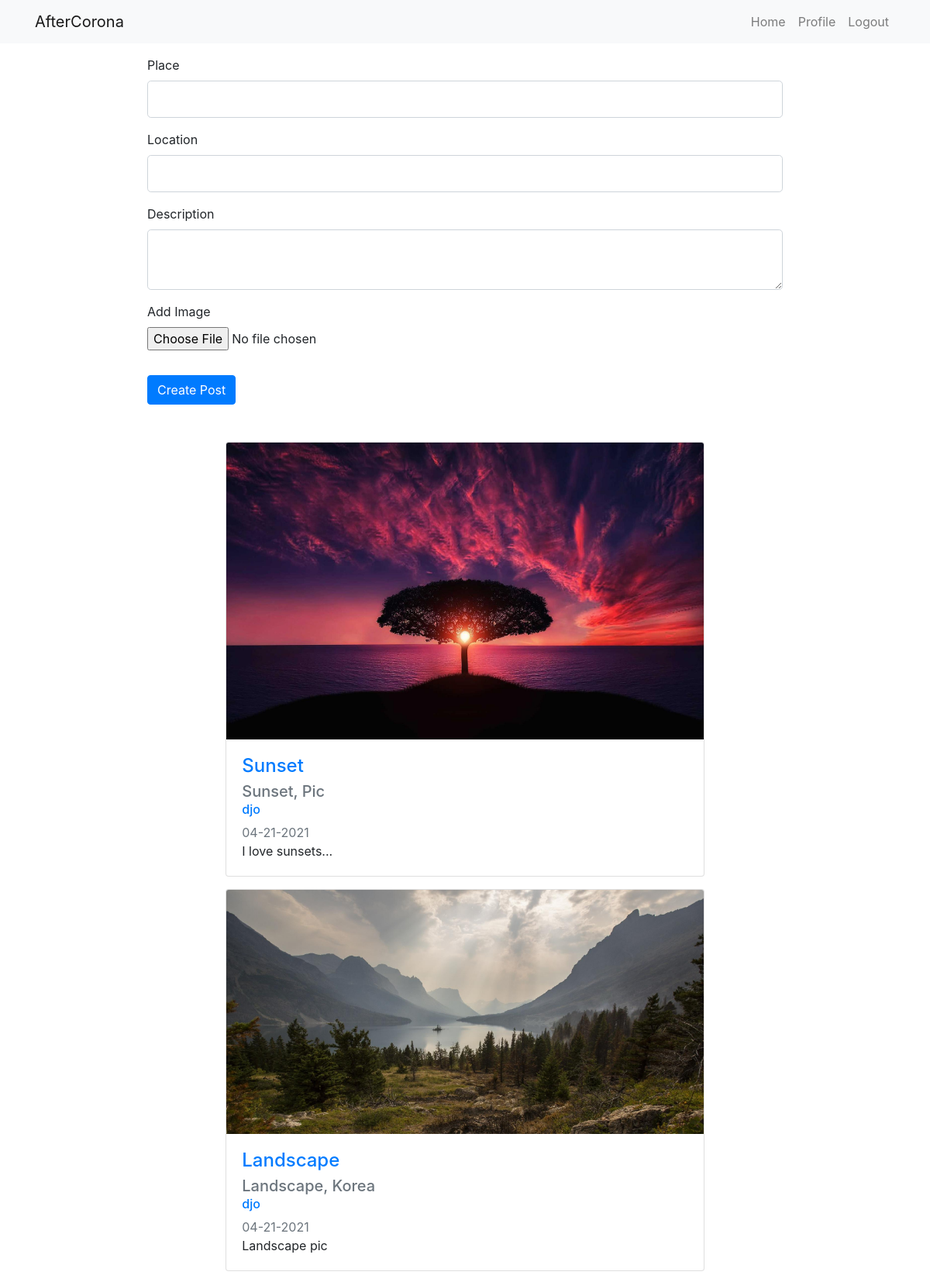
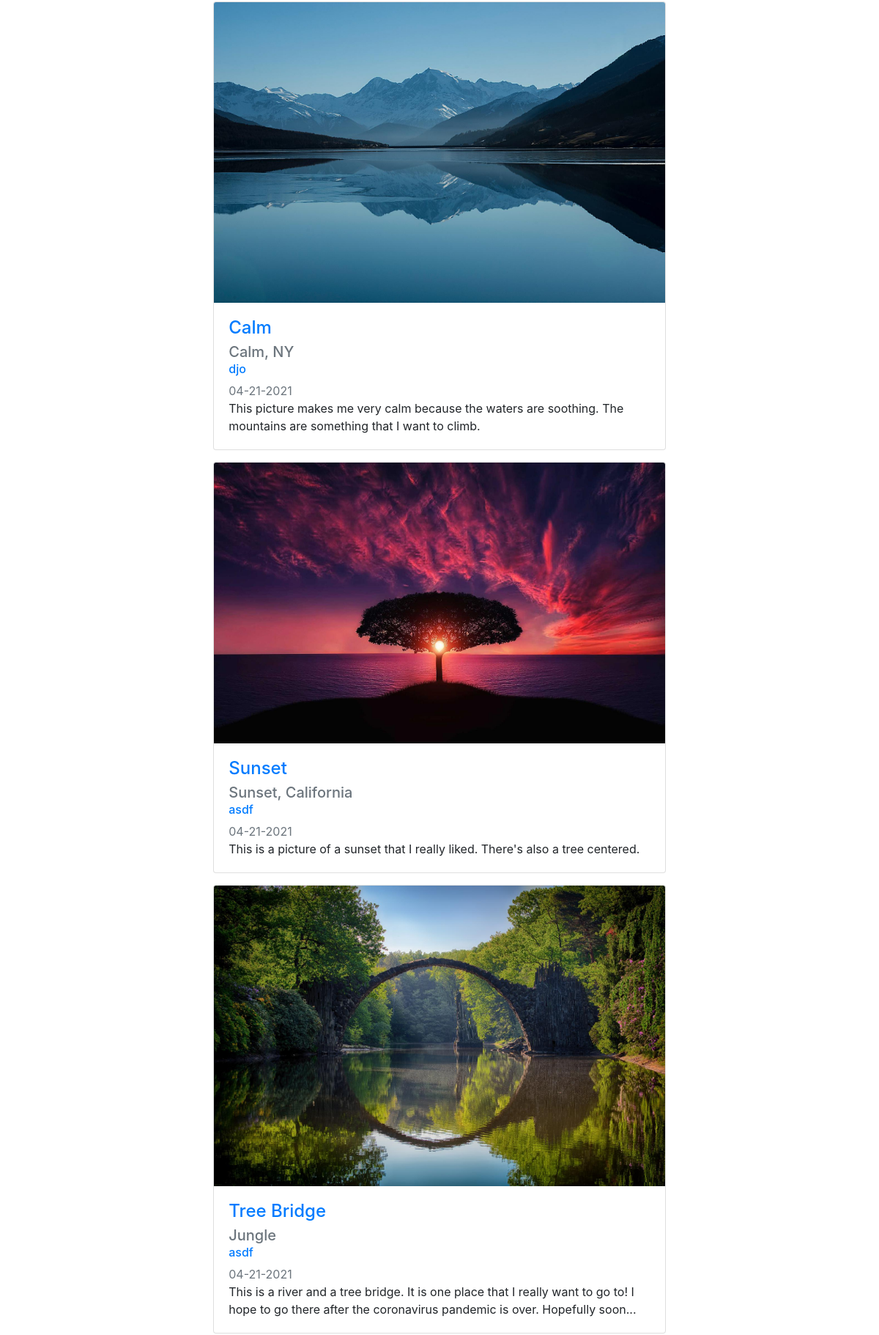
Screenshot of /home (signed in, upper part) with the database file from the repository (2 pictures, top to bottom).
### app/models.py (models this page shows, shortened)
class Post(db.Model):
    id = db.Column(db.Integer, primary_key=True)
    image = db.Column(db.String(50), nullable=False)
    place = db.Column(db.String(30), nullable=False)
    location = db.Column(db.String(50), nullable=False)
    created = db.Column(db.DateTime, nullable=False, default=datetime.utcnow)
    desc = db.Column(db.Text, nullable=False)
    user_id = db.Column(db.Integer, db.ForeignKey('user.id'), nullable=False)

class User(db.Model, UserMixin):
    id = db.Column(db.Integer, primary_key=True)
    image = db.Column(db.String(50), nullable=False, default='default.jpeg')
    username = db.Column(db.String(20), unique=True, nullable=False)
    email = db.Column(db.String(50), unique=True, nullable=False)
    password = db.Column(db.String(50), nullable=False)
    posts = db.relationship('Post', backref='author', lazy=True)

### app/routes.py (the view, shortened to what this page needs)
@app.route('/')
@app.route('/home', methods=['GET', 'POST'])
def home():
    page = request.args.get('page', 1, type=int)
    posts = Post.query.order_by(
        Post.created.desc()).paginate(page=page, per_page=5)
    form = CreatePostForm()
    return render_template('home.html', posts=posts, form=form)

### app/forms.py
class CreatePostForm(FlaskForm):
    image = FileField('Add Image', validators=[FileRequired(),
                                               FileAllowed(['jpg', 'jpeg', 'png'])])
    place = StringField('Place', validators=[DataRequired()])
    location = StringField('Location', validators=[DataRequired()])
    desc = TextAreaField('Description', validators=[DataRequired()])
    submit = SubmitField('Create Post')

### app/models.py (called while the page is built)
@login_manager.user_loader
def load_user(user_id):
    return User.query.get(int(user_id))

### app/templates/home.html (shortened to what this page needs)
{% extends "layout.html" %}{% block title %} Home {% endblock %}
{% block content %}
{% if current_user.is_authenticated %}
<div class="content container">
  <form method="POST" action="" enctype="multipart/form-data">
      <fieldset class="form-group">
          <div class="form-group ">
              {{ form.place.label(class="form-control-label") }}
              {% if form.place.errors %}
                  {{ form.place(class="form-control form-control-lg is-invalid") }}
                  <div class="invalid-feedback">
                      {% for error in form.place.errors %}
                          <span>{{ error }}</span>
                      {% endfor %}
                  </div>
              {% else %}
                  {{ form.place(class="form-control form-control-lg", autocomplete="off") }}
              {% endif %}
          </div>
          <div class="form-group ">
              {{ form.location.label(class="form-control-label") }}
              {% if form.location.errors %}
                  {{ form.location(class="form-control form-control-lg is-invalid") }}
                  <div class="invalid-feedback">
                      {% for error in form.location.errors %}
                          <span>{{ error }}</span>
                      {% endfor %}
                  </div>
              {% else %}
                  {{ form.location(class="form-control form-control-lg", autocomplete="off") }}
              {% endif %}
          </div>
          <div class="form-group ">
              {{ form.desc.label(class="form-control-label") }}
              {% if form.desc.errors %}
                  {{ form.desc(class="form-control form-control-lg is-invalid") }}
                  <div class="invalid-feedback">
                      {% for error in form.desc.errors %}
                          <span>{{ error }}</span>
                      {% endfor %}
                  </div>
              {% else %}
                  {{ form.desc(class="form-control form-control-lg", autocomplete="off") }}
              {% endif %}
          </div>
          <div class="form-group ">
            {{ form.image.label() }}<br>
            {{ form.image(class="form-control-file") }}
        </div>
      </fieldset>
      <div class="form-group">
          {{ form.submit(class="btn btn-primary") }}
      </div>
  </form>
</div>
<main role="main" class="container">
    <div class="col-md-7 posts">
        {% for post in posts.items %}
        <div class="card post">
          <img src="{{ url_for(
              'static', filename='place_images/' + post.image) }}" class="card-img-top" alt="Post image">
          <div class="card-body">
            <h4 class="card-title"><a href="{{ url_for('post', post_id=post.id) }}">{{ post.place }}</a></h5>
            <h5 class="card-subtitle mb-2 text-muted">{{ post.location }}</h6>
            <h6 class="card-subtitle mb-2 text-muted"><a href="{{ url_for('user_posts', username=post.author.username) }}">{{ post.author.username }}</a></h6>
            <h7 class="card-subtitle mb-2 text-muted">{{ post.created.strftime('%m-%d-%Y') }}</h7>
            <p class="card-text">{{ post.desc }}</p>
          </div>
        </div>
        {% endfor %}
    </div>
  </main>
{% else %}
<div class="landscape"><h1 class='phrase'>Where Would You Go After the Coronavirus Pandemic?</h1></div>
{% endif %}
{% endblock content %}

### app/static/main.css (style rules this page uses)
.content { padding: 1em 10em; }
.posts { margin: auto; }
.post { margin-top: 1rem; margin-bottom: 1rem; }

### rows the page displays
Post: image (picture), place "Sunset", location "Sunset, Pic", author.username "djo", created "04-21-2021", desc "I love sunsets..."
Post: image (picture), place "Landscape", location "Landscape, Korea", author.username "djo", created "04-21-2021", desc "Landscape pic"
Post: image (picture), place "Calm", location "Calm, NY", author.username "djo", created "04-21-2021", desc "This picture makes me very calm because the waters are soothing. The mountains are something that I want to climb."
Post: image (picture), place "Sunset", location "Sunset, California", author.username "asdf", created "04-21-2021", desc "This is a picture of a sunset that I really liked. There's also a tree centered."
Post: image (picture), place "Tree Bridge", location "Jungle", author.username "asdf", created "04-21-2021", desc "This is a river and a tree bridge. It is one place that I really want to go to! I hope to go there after the coronavirus pandemic is over. Hopefully soon..."
